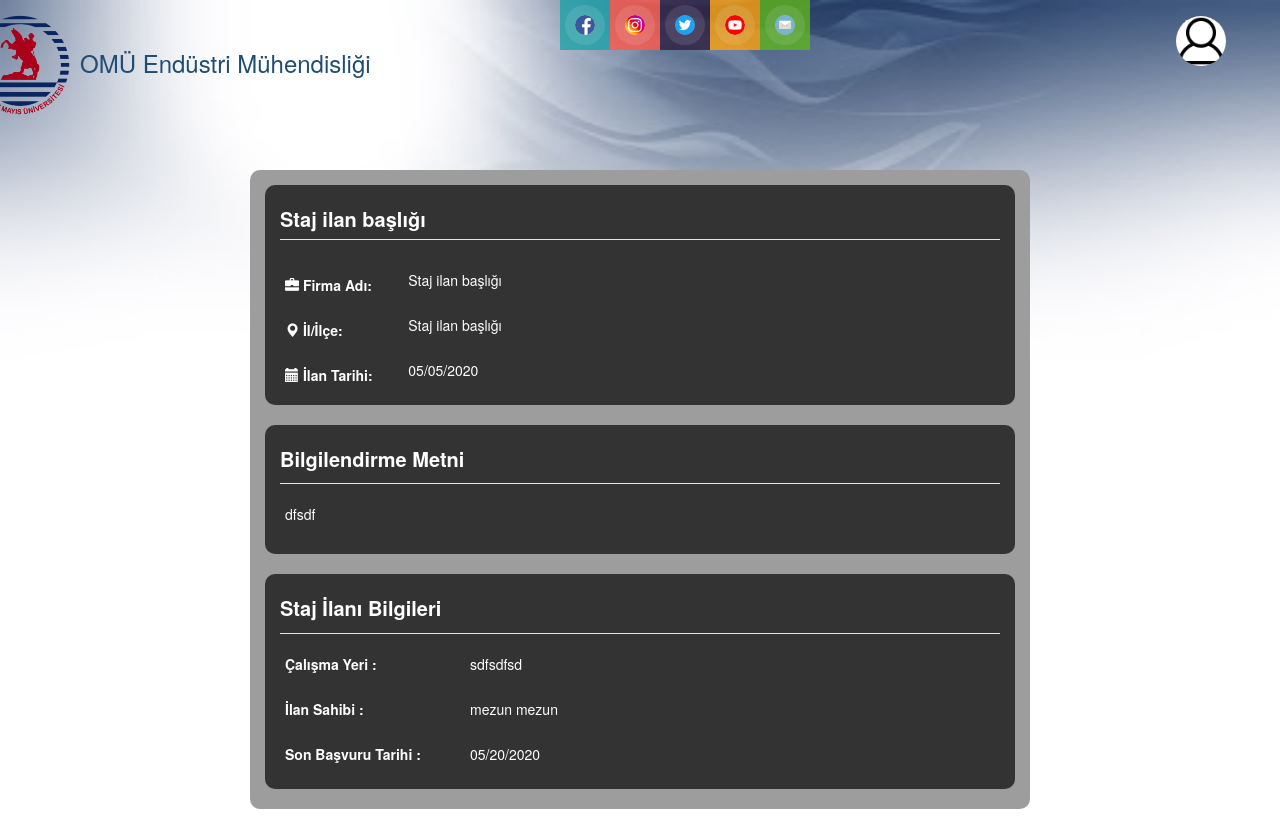
/jobs/stajilanidetay/22/, run on the app's committed database.
### jobs/models.py (models this page shows, shortened)
class stajIlani(models.Model):
    stajBaslik = models.CharField(max_length=250, null=False, blank=False)
    stajFirma = models.CharField(max_length=250, null=False, blank=False)
    stajKonum = models.CharField(max_length=250, null=False, blank=False)
    stajIlanTarihi = models.DateTimeField()
    stajBilgilendirme = models.TextField(null=False, blank=False)
    stajAdres = models.TextField(null=False, blank=False)
    stajSonBasvuruTarihi = models.DateField()
    stajIlanSahibi = models.CharField(max_length=250)
    stajIlanSahibiMail = models.EmailField()

### jobs/views.py (the view)
# urls.py: url(r'^stajilanidetay/(?P<pk>[0-9]+)/$', stajİlaniDetay, name='stajilanidetay'),
def stajİlaniDetay(request, pk):
    ilan = stajIlani.objects.get(pk=pk)
    return render(request, 'jobs/stajilanlaridetay.html', {'ilan' :ilan})

### templates/jobs/stajilanlaridetay.html (shortened to what this page needs)
{% extends 'base.html' %}
{% load static %}
{% block head %}
<link rel="stylesheet" href="{% static 'css/haberEtkinlik.css' %}" type="text/css">
{% endblock %}
{% block body %}
<div class="container" style="width: 780px; background-color: #9d9d9d; margin-bottom: 40px; margin-top: 50px;
-webkit-border-radius: 10px; -moz-border-radius: 10px; border-radius: 10px 10px 10px 10px;">
<div class="container"
     style="background-color: #333333; width: 750px; margin-bottom: 20px; margin-top: 15px;
     -webkit-border-radius: 10px; -moz-border-radius: 10px; border-radius: 10px 10px 10px 10px;">
    <legend style="margin-top: 20px; color: white"><b><p style="margin-top: 10px; margin-bottom: 5px; font-size: 20px;">{{ilan.stajBaslik}}</p></b></legend>
        <div class="row" style="margin-left: 5px; margin-right: 5px; color: white">
            <form class="form-group row">
            <p>
            <div class="col-sm-2" style="margin-top: 5px;">
                <span class="glyphicon glyphicon-briefcase"></span>
                <label class="col-form-label">Firma Adı:</label>
            </div>
            <div class="col-sm-10">
                {{ilan.stajFirma}}
            </div>
            </p>
        </form>
            <form class="form-group row">
            <div class="col-sm-2" style="margin-top: 5px;">
                <span class="glyphicon glyphicon-map-marker"></span>
                <label class="col-form-label">İl/İlçe:</label>
            </div>
            <div class="col-sm-10">
                {{ilan.stajKonum}}
            </div>
        </form>
            <form class="form-group row">
            <div class="col-sm-2" style="margin-top: 5px;">
                <span class="glyphicon glyphicon-calendar"></span>
                <label class="col-form-label">İlan Tarihi:</label>
            </div>
            <div class="col-sm-10">
                {{ilan.stajIlanTarihi|date:"SHORT_DATE_FORMAT"}}
            </div>
        </form>
        </div>
</div>
<div class="container"
     style="background-color: #333333; width: 750px; margin-bottom: 20px; margin-top: 20px;
     -webkit-border-radius: 10px; -moz-border-radius: 10px; border-radius: 10px 10px 10px 10px;">
    <legend style="color: white; margin-top: 20px;"><b><p style="margin-top: 10px; font-size: 20px;">Bilgilendirme Metni</p></b></legend>
    <div class="row" style="margin-left: 5px; margin-right: 5px; margin-bottom: 20px; color:white;"><p>
        {{ilan.stajBilgilendirme}}</p>
    </div>
</div>
<div class="container"
     style="background-color: #333333; width: 750px; margin-bottom: 20px; margin-top: 15px;
     -webkit-border-radius: 10px; -moz-border-radius: 10px; border-radius: 10px 10px 10px 10px; color: white;">
    <legend style="color: white; margin-top: 20px;"><b><p style="margin-top: 10px; font-size: 20px;">Staj İlanı Bilgileri</p></b></legend>
    <div class="row" style="margin-left: 5px; margin-right: 5px; color: white">
    <form class="form-group row" style="margin-bottom: 20px;">
        <div class="col-lg-3">
            <label>Çalışma Yeri :</label>
        </div>
        <div class="col-lg-9">
            {{ilan.stajAdres}}
        </div>
    </form>
    <form class="form-group row" style="margin-bottom: 20px;">
        <div class="col-lg-3">
            <label>İlan Sahibi :</label>
        </div>
        <div class="col-lg-9">
            {{ilan.stajIlanSahibi}}
        </div>
    </form>
    <form class="form-group row" style="margin-bottom: 20px;">
        <div class="col-lg-3">
            <label>Son Başvuru Tarihi :</label>
        </div>
        <div class="col-lg-9">
            {{ilan.stajSonBasvuruTarihi|date:"SHORT_DATE_FORMAT"}}
        </div>
    </form>
    </div>
</div>
</div>
{% endblock %}

### static/css/body.css (style rules this page uses)
body { background-image: url('/static/images/arkaplan6.jpeg'); background-repeat: no-repeat; background-position: top center; background-attachment: fixed; background-size: cover; -webkit-background-size: cover; -moz-background-size: cover; -o-background-size: cover; margin: 0; padding: 0; font-family:Arial; }

### data on the page
stajIlani: stajBaslik "Staj ilan başlığı", stajFirma "Staj ilan başlığı", stajKonum "Staj ilan başlığı", stajIlanTarihi "05/05/2020", stajBilgilendirme "dfsdf", stajAdres "sdfsdfsd", stajIlanSahibi "mezun mezun", stajSonBasvuruTarihi "05/20/2020"
